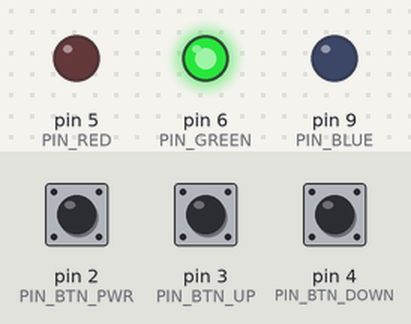
A sketch run on a simulated Arduino Uno, built with avr-gcc and run on an emulated ATmega328P. On the bench: output pins drawn as LEDs (lit = HIGH). The test bench sets the inputs (shaded band); at power-on: pin 3 (PIN_BTN_UP) HIGH, pin 4 (PIN_BTN_DOWN) HIGH, pin 2 (PIN_BTN_PWR) HIGH. What the sketch prints to the serial monitor is not drawn.

Above: at 1.3 s.
1.4 s: pin 3 (PIN_BTN_UP) pulled LOW for 0.15 s
At 2.8 s:
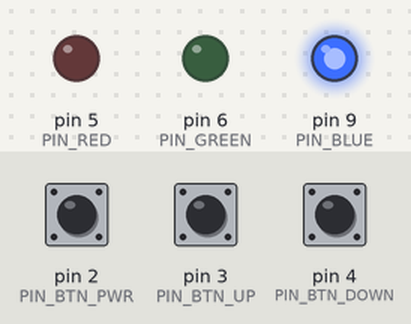
3.1 s: pin 3 (PIN_BTN_UP) pulled LOW for 1 s
At 5.3 s:
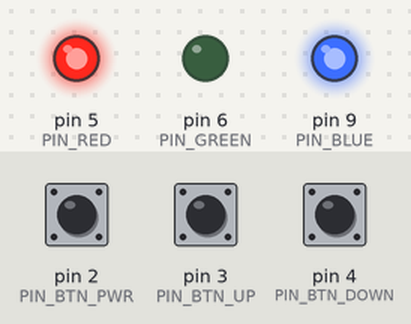
5.6 s: pin 4 (PIN_BTN_DOWN) pulled LOW for 0.15 s
At 6.2 s:
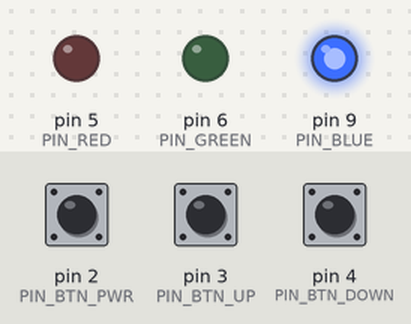
7.3 s: pin 4 (PIN_BTN_DOWN) pulled LOW for 1 s
At 8.8 s:
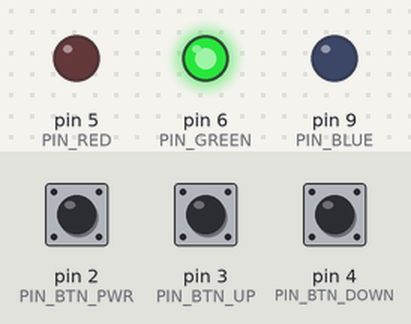
9.8 s: pin 4 (PIN_BTN_DOWN) pulled LOW for 0.15 s
At 10.6 s:
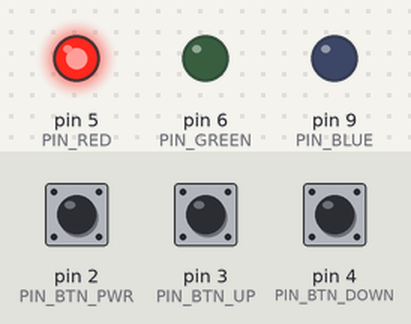
11.5 s: pin 3 (PIN_BTN_UP) pulsed LOW 5 times (0.12 s each, 0.3 s apart)
At 13.7 s:
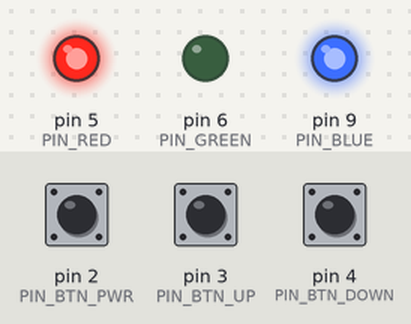
Timing chart, 0 to 15.2 s (numbered marks = the images above; inputs shaded):
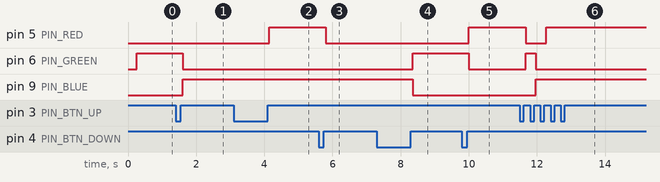

The sketch:

bafang.ino
```cpp
#include <stdint.h>

enum class BAFCommand : uint8_t {
    READ      = 0x11,
    WRITE     = 0x16,
};

enum class BAFPasCommand : uint8_t {
    PAS_WALK  = 0x06,
    PAS0      = 0x00,
    PAS1      = 0x01,
    PAS2      = 0x0B,
    PAS3      = 0x0C,
    PAS4      = 0x0D,
    PAS5      = 0x02,
    PAS6      = 0x15,
    PAS7      = 0x16,
    PAS8      = 0x17,
    PAS9      = 0x03,
};

enum class BAFBacklightCommand : uint8_t {
    OFF    = 0xF0,
    ON     = 0xF1,
};

enum ButtonStates {
    BTN_UP,
    BTN_DOWN,
    BTN_PWR,
    BTN_STATE_COUNT
};

struct Color {
    uint8_t r, g, b;
};

// LED Colors
static constexpr Color WRITE    {255, 255, 255};
static constexpr Color RED      {255, 0, 0};
static constexpr Color GREEN    {0, 255, 0};
static constexpr Color BLUE     {0, 0, 255};
static constexpr Color YELLOW   {255, 255, 0};
static constexpr Color MAGENTA  {255, 0, 255};
static constexpr Color CYAN     {0, 255, 255};


// Pin configurations
static constexpr auto PIN_RED = 5;
static constexpr auto PIN_GREEN = 6;
static constexpr auto PIN_BLUE = 9;
static constexpr auto PIN_BTN_PWR = 2;
static constexpr auto PIN_BTN_UP = 3;
static constexpr auto PIN_BTN_DOWN = 4;

static constexpr auto MAX_PAS_LEVEL = 4;

// Color to represent a given PAS level
static constexpr Color PAS2Color[MAX_PAS_LEVEL] {
    RED, GREEN, BLUE, MAGENTA
};

// Helper class template for serializing command packages
template<typename T>
union Serializable {
    T data {};
    uint8_t bytes[sizeof(T)];

    const uint8_t *begin() const { return bytes; }
    const uint8_t *end() const { return bytes + sizeof(T); }
};

typedef struct {
    BAFCommand      type        = BAFCommand::WRITE;
    const uint8_t   cmd         = 0x08;
    BAFPasCommand   pas         = BAFPasCommand::PAS0;
    uint8_t         checksum    = 0;
} __attribute__((__packed__)) baf_pas_pkg_t;
typedef Serializable<baf_pas_pkg_t> baf_pas_pkg;

typedef struct {
    BAFCommand          type        = BAFCommand::WRITE;
    const uint8_t       cmd         = 0x1A;
    BAFBacklightCommand backlight   = BAFBacklightCommand::OFF;
    uint8_t             checksum    = 0;
} __attribute__((__packed__)) baf_light_pkg_t;
typedef Serializable<baf_light_pkg_t> baf_light_pkg;

typedef struct {
    BAFCommand  type        = BAFCommand::WRITE;
    uint8_t     cmd         = 0x1F;
    uint16_t    diameter    = 0;
    uint8_t     checksum    = 0;
} __attribute__((__packed__)) baf_wheel_pkg_t;
typedef Serializable<baf_wheel_pkg_t> baf_wheel_pkg;

typedef struct {
    uint8_t type;
    uint8_t unknown;
} __attribute__((__packed__)) baf_read_byte_pkg_t;
typedef Serializable<baf_read_byte_pkg_t> baf_read_byte_pkg;

static uint8_t  buttonState[BTN_STATE_COUNT] {};         // current state of the button
static uint8_t  lastButtonState[BTN_STATE_COUNT] {};     // previous state of the button
static uint8_t  current_pas_level = 1;
static bool     dirty = false;

void setColor(const Color& c) {
    analogWrite(PIN_RED, c.r);
    analogWrite(PIN_GREEN, c.g);
    analogWrite(PIN_BLUE, c.b);
}

void updatePAS() {
    if (current_pas_level < MAX_PAS_LEVEL) {
        const auto& color = PAS2Color[current_pas_level];
        setColor(color);
    }
}

void sendNewState() {

    // Write current PAS level
    baf_pas_pkg pas;
    BAFPasCommand pasLevel;
    switch (current_pas_level) {
        case 0: pasLevel = BAFPasCommand::PAS0; break;
        case 1: pasLevel = BAFPasCommand::PAS1; break;
        case 2: pasLevel = BAFPasCommand::PAS2; break;
        case 3: pasLevel = BAFPasCommand::PAS3; break;
        case 4: pasLevel = BAFPasCommand::PAS4; break;
        default: pasLevel = BAFPasCommand::PAS0; break;
    }
    pas.data.pas = pasLevel;
    pas.data.checksum = static_cast<uint8_t>(pas.data.type) + pas.data.cmd + static_cast<uint8_t>(pas.data.pas);
    Serial.write(pas.bytes, sizeof(pas.data));

    delay(1);

    baf_light_pkg light;
    Serial.write(light.bytes, sizeof(light.data));

    delay(1);

    baf_wheel_pkg wheel;
    wheel.data.checksum = static_cast<uint8_t>(wheel.data.type) + wheel.data.cmd + wheel.data.diameter;
    wheel.data.diameter = 0x90C6;
    Serial.write(wheel.bytes, sizeof(wheel.data));

    delay(1);
}

void setup() {

    // Configure leds
    pinMode(PIN_RED, OUTPUT);
    pinMode(PIN_GREEN, OUTPUT);
    pinMode(PIN_BLUE, OUTPUT);

    // Configure buttons
    pinMode(PIN_BTN_UP, INPUT_PULLUP);
    pinMode(PIN_BTN_DOWN, INPUT_PULLUP);
    pinMode(PIN_BTN_PWR, INPUT_PULLUP);

    Serial.begin(1200);
#if 0
     while (!Serial) {
     ; // wait for serial port to connect. Needed for native USB port only
     }
#endif

    delay(100);
}

void loop() {

    // Read current button states
    buttonState[BTN_UP] = digitalRead(PIN_BTN_UP);
    buttonState[BTN_DOWN] = digitalRead(PIN_BTN_DOWN);
    buttonState[BTN_PWR] = digitalRead(PIN_BTN_PWR);

    for (int i=0; i < BTN_STATE_COUNT; i++) {

        // State changed?
        if (buttonState[i] != lastButtonState[i]) {

            if (buttonState[i] == HIGH) {
                // ON -> OFF
                switch (i) {
                    case BTN_UP:
                        current_pas_level++;
                        break;
                    case BTN_DOWN:
                        current_pas_level--;
                        break;
                }

                dirty = true;
            } else {
                // ON -> OFF
            }

            // Delay a bit to avoid bouncing
            delay(50);
        }

        // Save new state
        lastButtonState[i] = buttonState[i];
    }

    if (dirty) {

        // Something did change. Update LED and controller

        updatePAS();
        sendNewState();

        dirty = false;
    }
}
```

Measured:
- after the input at 1.4 s, pin 6 (PIN_GREEN): HIGH → LOW after 0.20 s; pin 9 (PIN_BLUE): LOW → HIGH after 0.20 s
- after the input at 3.1 s, pin 5 (PIN_RED): LOW → HIGH after 1.1 s
- after the input at 5.6 s, pin 5 (PIN_RED): HIGH → LOW after 0.20 s
- after the input at 7.3 s, pin 6 (PIN_GREEN): LOW → HIGH after 1.1 s; pin 9 (PIN_BLUE): HIGH → LOW after 1.1 s
- after the input at 9.8 s, pin 5 (PIN_RED): LOW → HIGH after 0.20 s; pin 6 (PIN_GREEN): HIGH → LOW after 0.20 s
- after the input at 11.5 s, pin 5 (PIN_RED): HIGH → LOW after 0.17 s, → HIGH 0.60 s later; pin 6 (PIN_GREEN): LOW → HIGH after 0.17 s, → LOW 0.30 s later; pin 9 (PIN_BLUE): LOW → HIGH after 0.47 s
